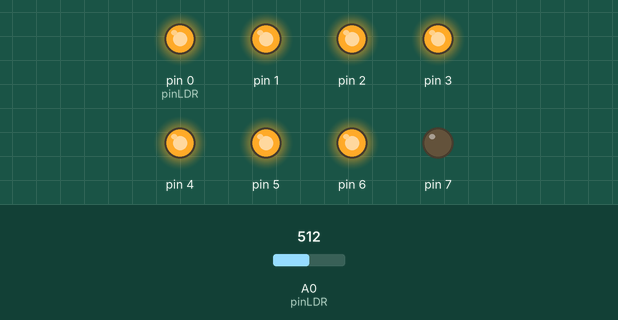
Bench run of a sketch on a simulated Arduino Uno, built with avr-gcc and run on an emulated ATmega328P. On the bench: output pins drawn as LEDs (lit = HIGH). The test bench sets the inputs (shaded band); at power-on: A0 (pinLDR) = 512.

Above: at 1.2 s.
1.3 s: A0 (pinLDR) set to 514
At 2.5 s:
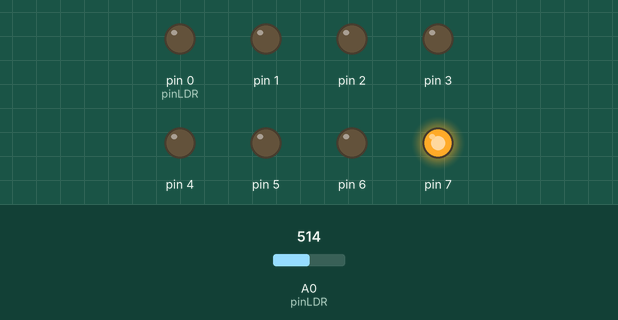
2.8 s: A0 (pinLDR) set to 716
At 3.7 s:
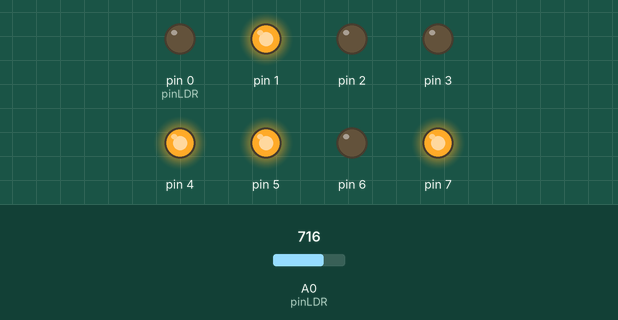
4.3 s: A0 (pinLDR) set to 719
At 4.8 s:
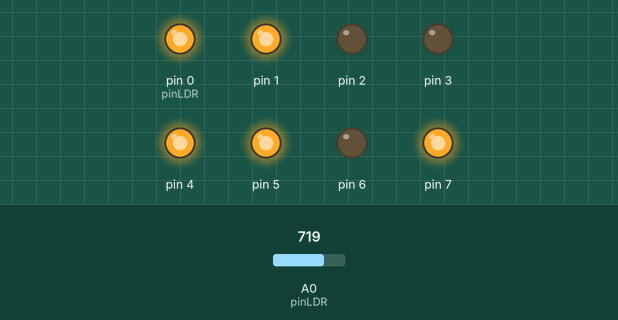
5.8 s: A0 (pinLDR) set to 900
At 7.0 s:
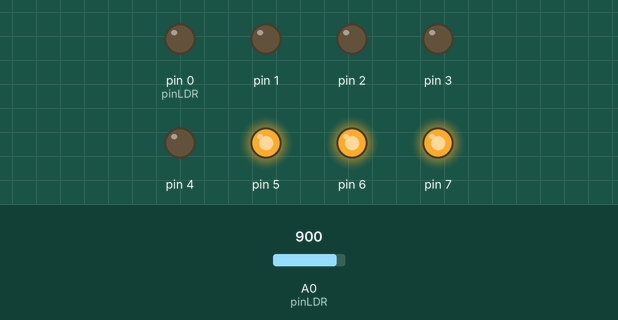
7.3 s: A0 (pinLDR) set to 903
At 8.3 s:
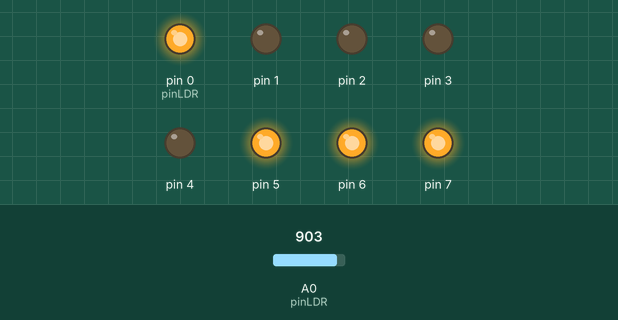
8.8 s: A0 (pinLDR) set to 511
At 9.5 s:
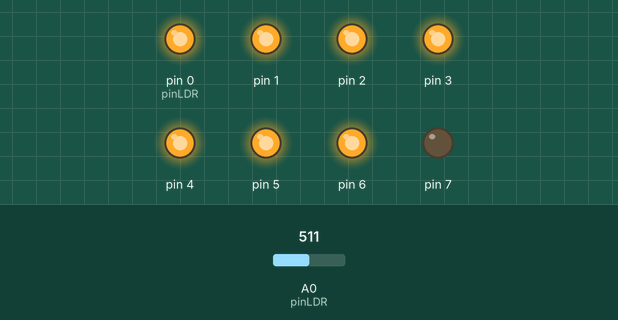
Timing chart, 0 to 11.3 s (numbered marks = the images above; inputs shaded):
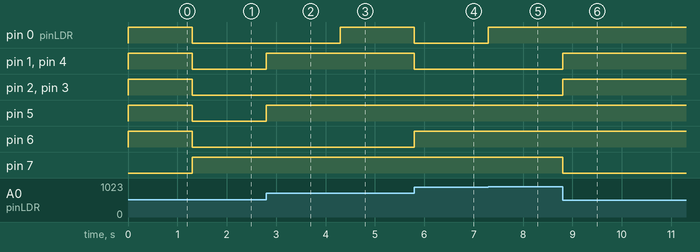

The sketch:

Ejercicio07.ino
```cpp
#define pinLDR 0

int valLDR=0;  //int 16 bits
byte salida=0;

void setup(){
  DDRD=255;  //B11111111
}

void loop(){
  valLDR=analogRead(pinLDR);
  salida=map(valLDR,0,1023,0,255);
  PORTD=salida;
}
```

Measured:
- the behaviour switches between 513 and 514 on A0 (pinLDR) (found by bisection; images 0 and 1)
- the behaviour switches between 718 and 719 on A0 (pinLDR) (found by bisection; images 2 and 3)
- the behaviour switches between 902 and 903 on A0 (pinLDR) (found by bisection; images 4 and 5)
- after the input at 1.3 s, pin 0 (pinLDR), pin 1–6: HIGH → LOW at once; pin 7: LOW → HIGH at once
- after the input at 2.8 s, pin 1, pin 4, pin 5: LOW → HIGH at once
- after the input at 4.3 s, pin 0 (pinLDR): LOW → HIGH at once
- after the input at 5.8 s, pin 0 (pinLDR), pin 1, pin 4: HIGH → LOW at once; pin 6: LOW → HIGH at once
- after the input at 7.3 s, pin 0 (pinLDR): LOW → HIGH at once
- after the input at 8.8 s, pin 1–4: LOW → HIGH at once; pin 7: HIGH → LOW at once
